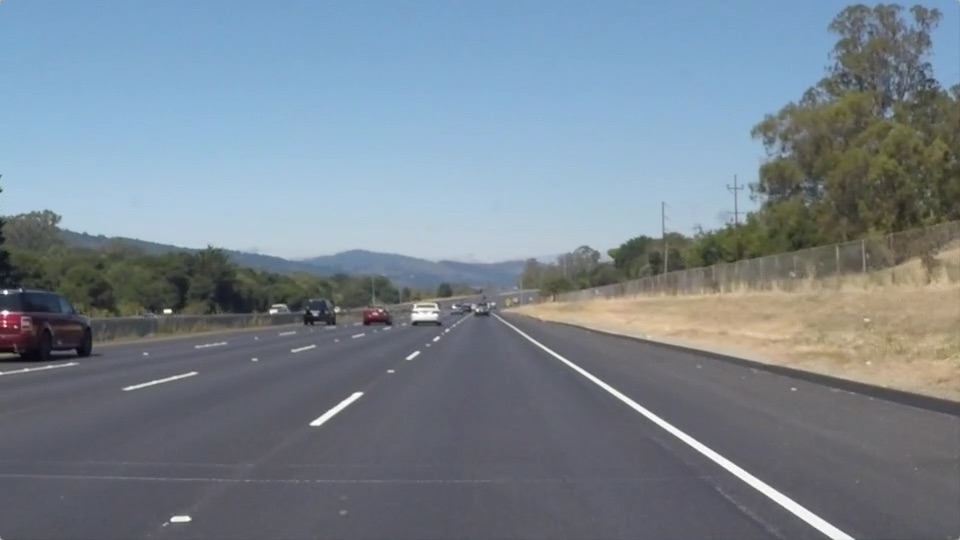
#> input picture project4/test_images/solidWhiteRight.jpg, 960 x 540 px, found by its file name
$ jupyter execute --allow-errors P1.ipynb   (shell and % lines are left out)
#> lines starting #> are read from the running program, lines starting #| are printed output that depends on the picture; after the words box and inside, x2 and y2 are one past the last pixel; in counts of white or black regions, pixels touching at a corner belong together
# **Finding Lane Lines on the Road**
***
In this project, you will use the tools you learned about in the lesson to identify lane lines on the road.  You can develop your pipeline on a series of individual images, and later apply the result to a video stream (really just a series of images). Check out the video clip "raw-lines-example.mp4" (also contained in this repository) to see what the output should look like after using the helper functions below.

Once you have a result that looks roughly like "raw-lines-example.mp4", you'll need to get creative and try to average and/or extrapolate the line segments you've detected to map out the full extent of the lane lines.  You can see an example of the result you're going for in the video "P1_example.mp4".  Ultimately, you would like to draw just one line for the left side of the lane, and one for the right.

---
Let's have a look at our first image called 'test_images/solidWhiteRight.jpg'.  Run the 2 cells below (hit Shift-Enter or the "play" button above) to display the image.

**Note** If, at any point, you encounter frozen display windows or other confounding issues, you can always start again with a clean slate by going to the "Kernel" menu above and selecting "Restart & Clear Output".

---

**The tools you have are color selection, region of interest selection, grayscaling, Gaussian smoothing, Canny Edge Detection and Hough Tranform line detection.  You  are also free to explore and try other techniques that were not presented in the lesson.  Your goal is piece together a pipeline to detect the line segments in the image, then average/extrapolate them and draw them onto the image for display (as below).  Once you have a working pipeline, try it out on the video stream below.**

---

<figure>

 <figcaption>
 <p></p>
 <p style="text-align: center;"> Your output should look something like this (above) after detecting line segments using the helper functions below </p>
 </figcaption>
</figure>
 <p></p>
<figure>

 <figcaption>
 <p></p>
 <p style="text-align: center;"> Your goal is to connect/average/extrapolate line segments to get output like this</p>
 </figcaption>
</figure>

[cell 1]
#importing some useful packages
import matplotlib.pyplot as plt
import matplotlib.image as mpimg
import numpy as np
import cv2

[cell 2]
#reading in an image
image = mpimg.imread('test_images/solidWhiteRight.jpg')
#> image is the input picture: shape (540, 960, 3); mean R, G, B 120.3, 132.6, 143.7
#printing out some stats and plotting
print('This image is:', type(image), 'with dimesions:', image.shape)
#| This image is: <class 'numpy.ndarray'> with dimesions: (540, 960, 3)
plt.imshow(image)  #call as plt.imshow(gray, cmap='gray') to show a grayscaled image

**Some OpenCV functions (beyond those introduced in the lesson) that might be useful for this project are:**

`cv2.inRange()` for color selection
`cv2.fillPoly()` for regions selection
`cv2.line()` to draw lines on an image given endpoints
`cv2.addWeighted()` to coadd / overlay two images
`cv2.cvtColor()` to grayscale or change color
`cv2.imwrite()` to output images to file
`cv2.bitwise_and()` to apply a mask to an image

**Check out the OpenCV documentation to learn about these and discover even more awesome functionality!**

Below are some helper functions to help get you started. They should look familiar from the lesson!

[cell 3]
import math

# [6 lines left out: function grayscale, not called in this run]

def canny(img, low_threshold, high_threshold):
    """Applies the Canny transform"""
    return cv2.Canny(img, low_threshold, high_threshold)

def gaussian_blur(img, kernel_size):
    """Applies a Gaussian Noise kernel"""
    return cv2.GaussianBlur(img, (kernel_size, kernel_size), 15)

def region_of_interest(img, vertices):
    """
    Applies an image mask.

    Only keeps the region of the image defined by the polygon
    formed from `vertices`. The rest of the image is set to black.
    """
    #defining a blank mask to start with
    mask = np.zeros_like(img)

    #defining a 3 channel or 1 channel color to fill the mask with depending on the input image
    if len(img.shape) > 2:
        channel_count = img.shape[2]  # i.e. 3 or 4 depending on your image
        ignore_mask_color = (255,) * channel_count
    else:
        ignore_mask_color = 255

    #filling pixels inside the polygon defined by "vertices" with the fill color
    cv2.fillPoly(mask, vertices, ignore_mask_color)

    #returning the image only where mask pixels are nonzero
    masked_image = cv2.bitwise_and(img, mask)
    return masked_image


def draw_lines(img, lines, color=[255, 0, 0], thickness=2):
    """
    NOTE: this is the function you might want to use as a starting point once you want to
    average/extrapolate the line segments you detect to map out the full
    extent of the lane (going from the result shown in raw-lines-example.mp4
    to that shown in P1_example.mp4).

    Think about things like separating line segments by their
    slope ((y2-y1)/(x2-x1)) to decide which segments are part of the left
    line vs. the right line.  Then, you can average the position of each of
    the lines and extrapolate to the top and bottom of the lane.

    This function draws `lines` with `color` and `thickness`.
    Lines are drawn on the image inplace (mutates the image).
    If you want to make the lines semi-transparent, think about combining
    this function with the weighted_img() function below
    """
    for line in lines:
        for x1,y1,x2,y2 in line:
            cv2.line(img, (x1, y1), (x2, y2), color, thickness)

# [10 lines left out: function hough_lines, not called in this run]

# Python 3 has support for cool math symbols.

def weighted_img(img, initial_img, α=0.8, β=1., λ=0.):
    """
    `img` is the output of the hough_lines(), An image with lines drawn on it.
    Should be a blank image (all black) with lines drawn on it.

    `initial_img` should be the image before any processing.

    The result image is computed as follows:

    initial_img * α + img * β + λ
    NOTE: initial_img and img must be the same shape!
    """
    return cv2.addWeighted(initial_img, α, img, β, λ)

## Test on Images

Now you should build your pipeline to work on the images in the directory "test_images"
**You should make sure your pipeline works well on these images before you try the videos.**

[cell 4]
import os
test_images_dir = "test_images"
os.listdir(test_images_dir)

run your solution on all test_images and make copies into the test_images directory).

[cell 5]
from scipy import stats
from collections import deque

buffer_size = 15
left_slopes = deque(maxlen=buffer_size)
left_intercepts = deque(maxlen=buffer_size)
right_slopes = deque(maxlen=buffer_size)
right_intercepts = deque(maxlen=buffer_size)

def reset_cache():
    for _ in range(buffer_size):
        left_slopes.append(0)
        left_intercepts.append(0)
        right_slopes.append(0)
        right_intercepts.append(0)

# my helper functions

def hacked_grayscale(img):
    copy_image = np.copy(img)

    # make darkish pixels gray - i combat shadows with this
    thresholds = (img[:,:,0] < 150) & \
                 (img[:,:,1] < 150) & \
                 (img[:,:,2] < 150)

    copy_image[thresholds] = [150, 150, 150]

    # accent bright pixels - i detect yellow lane on sunlight with this
    thresholds = img[:,:,0] > 220
    copy_image[thresholds] = [255, 0, 0]
    thresholds = img[:,:,1] > 220
    copy_image[thresholds] = [0, 255, 0]
    thresholds = img[:,:,2] > 220
    copy_image[thresholds] = [0, 0, 255]

    return cv2.cvtColor(copy_image, cv2.COLOR_BGR2GRAY)


def get_awesome_lines(lines, imshape, horizon_offset):
    """""

    lines - output of cv2.HoughLinesP
    imshape - originalimage shape
    horizon_offset - y-coordinate where lane lanes approximately end

    Assumptions:
     - left lane segments will have positive slope
     - right lane segments will have negative slopes

    What we do:
     - cluster line segments by slope sign
     - fit linear regression to each cluster
     - smooth with historic data from previous frames
    """

    horizon_offset -= 15

    slope_clusters, point_clusters = sign_slope_clustering(lines, imshape)

    slope_left, intercept_left, _, _, _ = stats.linregress([p[0] for p in point_clusters[-1]],
                                                           [p[1] for p in point_clusters[-1]])

    left_slopes.append(slope_left)
    left_intercepts.append(intercept_left)

    slope_left = np.mean([x for x in left_slopes if x != 0])
    intercept_left = np.mean([x for x in left_intercepts if x != 0])

    left_y_bottom = imshape[0] - 1
    left_x_bottom = int((left_y_bottom - intercept_left) / slope_left)
    left_y_top = horizon_offset
    left_x_top = int((left_y_top - intercept_left) / slope_left)

    slope_right, intercept_right, _, _, _ = stats.linregress([p[0] for p in point_clusters[1]],
                                                             [p[1] for p in point_clusters[1]])

    right_slopes.append(slope_right)
    right_intercepts.append(intercept_right)

    slope_right = np.mean([x for x in right_slopes if x != 0])
    intercept_right = np.mean([x for x in right_intercepts if x != 0])

    right_y_bottom = imshape[0] - 1
    right_x_bottom = int((right_y_bottom - intercept_right) / slope_right)
    right_y_top = horizon_offset
    right_x_top = int((right_y_top - intercept_right) / slope_right)

    return [[[left_x_bottom, left_y_bottom, left_x_top, left_y_top]],
            [[right_x_bottom, right_y_bottom, right_x_top, right_y_top]]]


def sign_slope_clustering(lines, imshape):

    slope_clusters = { 1 : [],
                      -1 : []}

    point_clusters = { 1 : [],
                      -1 : []}

    for line in lines:
        x1, y1, x2, y2 = line[0]

        if x1 > x2:
            x1, y1, x2, y2 = x2, y2, x1, y1

        if (x1 == x2) or (y1 == y2):
            continue

        slope = (y2 - y1) / (x2 - x1)
        slope_sign = np.sign(slope)

        # remove anomalous slopes
        if (slope_sign == 1 and (x1 < imshape[1] // 2 or x2 < imshape[1] // 2)) or \
           (slope_sign == -1 and (x1 > imshape[1] // 2 or x2 > imshape[1] // 2)) or \
           not (0.5 < abs(slope) < 0.9):
            continue

        slope_clusters[slope_sign].append(slope)

        point_clusters[slope_sign].append((x1, y1))
        point_clusters[slope_sign].append((x2, y2))

    return slope_clusters, point_clusters

[cell 6]
def get_lane_lines(img):
    """
    Returns img with lane lines highlited as red.
    """

    imshape = img.shape

    # gaussian denoising

    img_gauss = gaussian_blur(img, 5)

    # grayscale

    img_gray = hacked_grayscale(img_gauss)

    # canny

    img_canny = canny(img_gray, 50, 150)

    # get region of interest

    bottom_x_offset = 55
    middle_y_offset = 75
    middle_x_range = 70

    vertices = np.array([[(bottom_x_offset                , imshape[0] - 1),
                          (imshape[1] // 2 - middle_x_range, imshape[0] // 2 + middle_y_offset),
                          (imshape[1] // 2 + middle_x_range, imshape[0] // 2 + middle_y_offset),
                          (imshape[1] - bottom_x_offset   , imshape[0] - 1)]],
                        dtype=np.int32)

    img_region = region_of_interest(img_canny, vertices)

    # hough transform

    rho = 2             # distance resolution in pixels of the Hough grid
    theta = np.pi / 180 # angular resolution in radians of the Hough grid
    threshold = 15      # minimum number of votes (intersections in Hough grid cell)
    min_line_len = 15   # minimum number of pixels making up a line
    max_line_gap = 30   # maximum gap in pixels between connectable line segments

    lines = cv2.HoughLinesP(img_region,
                            rho,
                            theta,
                            threshold,
                            np.array([]),
                            minLineLength=min_line_len,
                            maxLineGap=max_line_gap)

    # cluster line segments

    lines = get_awesome_lines(lines, imshape, imshape[0] // 2 + middle_y_offset)

    # get line image

    line_img = np.zeros((*img_region.shape, 3), dtype=np.uint8)
    draw_lines(line_img, lines, thickness=10)

    # result!

    return weighted_img(line_img, img)

[cell 7]
from PIL import Image
def save_image(img_array, filename):
    im = Image.fromarray(img_array)
    im.save(filename)

[cell 8]
for image_file in os.listdir(test_images_dir):
    reset_cache()
    name = image_file.partition('.')[0]
    image = mpimg.imread(os.path.join(test_images_dir, image_file))
    image_with_lane_lines = get_lane_lines(image)
#> in hacked_grayscale, `thresholds = (img[:,:,0] < 150) & \ (img[:,:,1] < 150) & \ (img[:,:,2]..`:
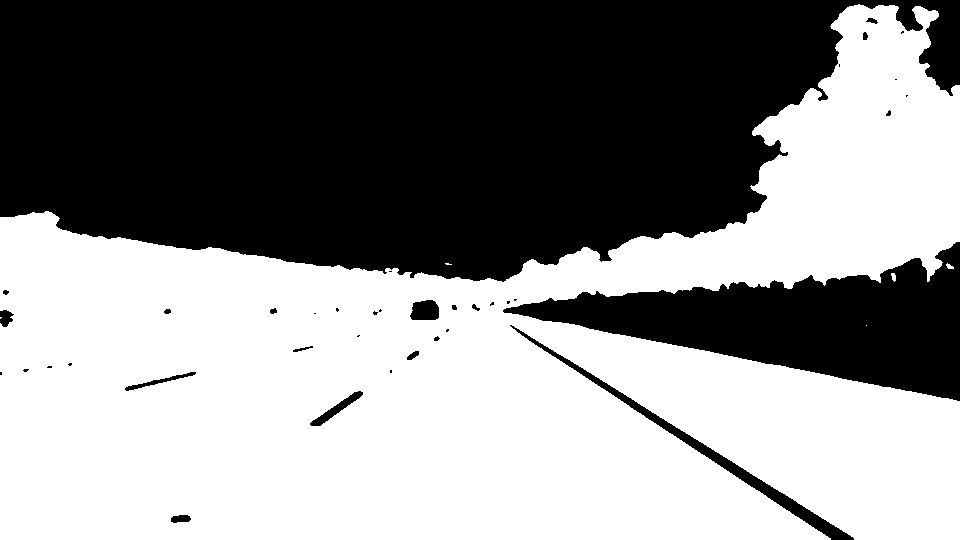
#> thresholds: shape (540, 960) bool; 53.8% white; 38 black regions (19 under 20 px), largest, box (x1, y1, x2, y2) and area: (0, 0, 960, 282) 201896, (503, 242, 960, 401) 32580, (510, 325, 854, 540) 3237
#> in hacked_grayscale, `thresholds = img[:,:,0] > 220`:
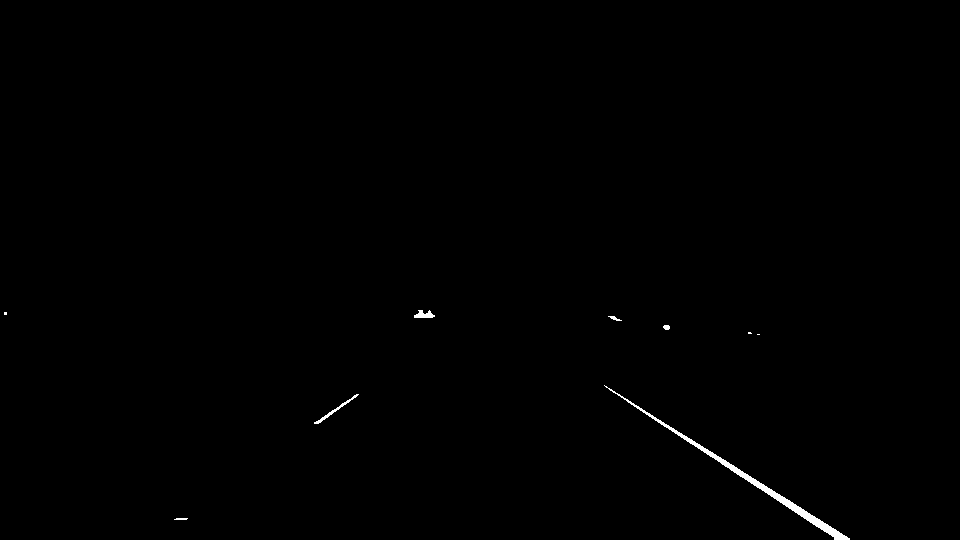
#> thresholds: shape (540, 960) bool; 0.34% white; 9 white regions (3 under 20 px), largest, box (x1, y1, x2, y2) and area: (604, 385, 850, 540) 1387, (314, 394, 359, 424) 140, (414, 310, 435, 318) 110, (608, 316, 622, 321) 32, (663, 325, 670, 330) 29, (174, 518, 188, 520) 25
#> in hacked_grayscale, `copy_image[thresholds] = [0, 255, 0]`:
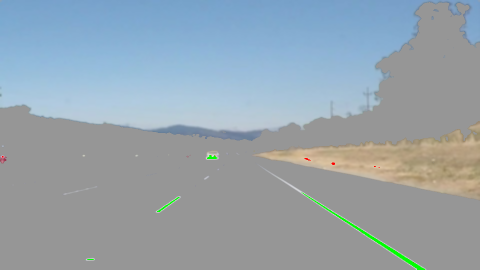
#> copy_image: shape (540, 960, 3) (shown at 1/2 size); mean R, G, B 150.4, 163.3, 172.1
#> in hacked_grayscale, `thresholds = img[:,:,2] > 220`:
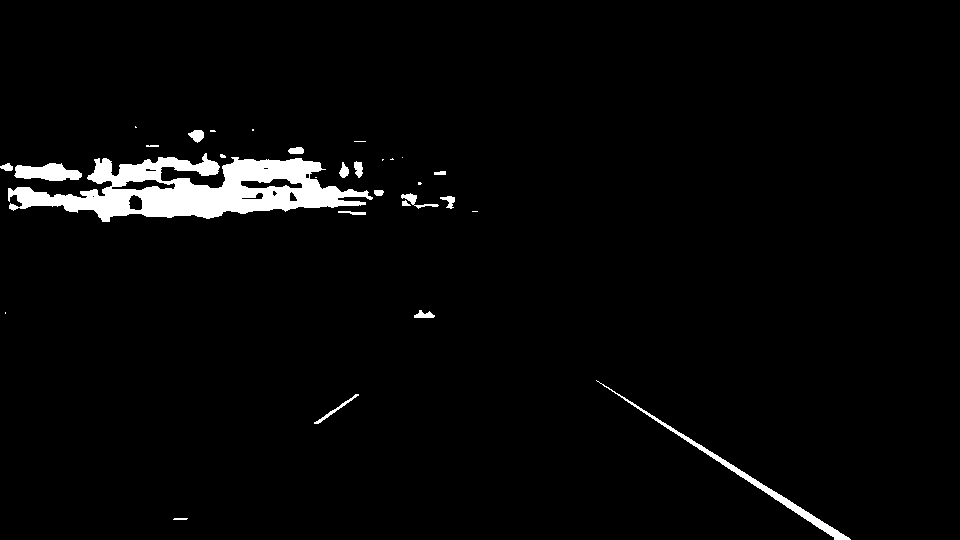
#> thresholds: shape (540, 960) bool; 3% white; 30 white regions (12 under 20 px), largest, box (x1, y1, x2, y2) and area: (8, 153, 373, 222) 12060, (596, 380, 851, 540) 1430, (14, 163, 82, 181) 840
#> in hacked_grayscale, `copy_image[thresholds] = [0, 0, 255]`:
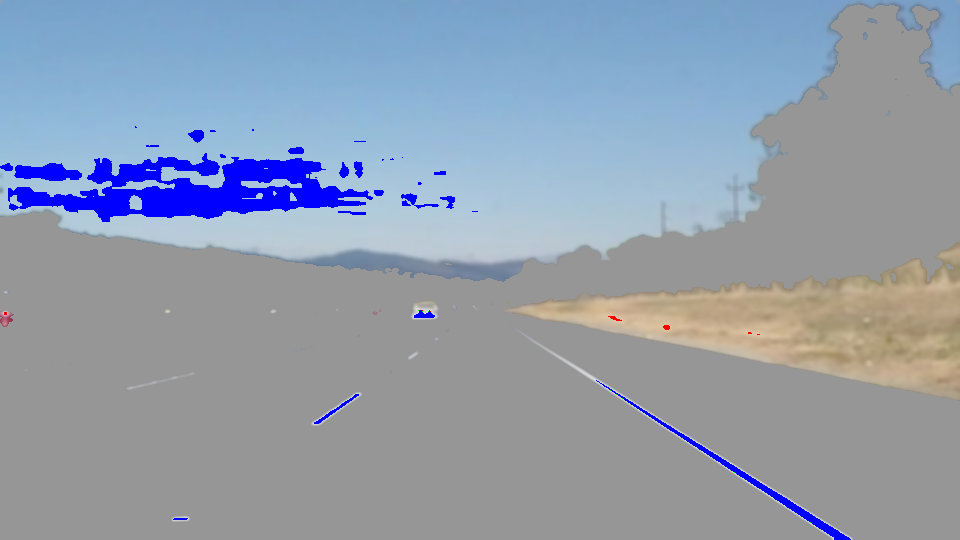
#> copy_image: shape (540, 960, 3); 3.03% of pixels changed, all inside (x1, y1, x2, y2) = (0, 126, 851, 540)
#> in hacked_grayscale, `return cv2.cvtColor(copy_image, cv2.COLOR_BGR2GRAY)`:
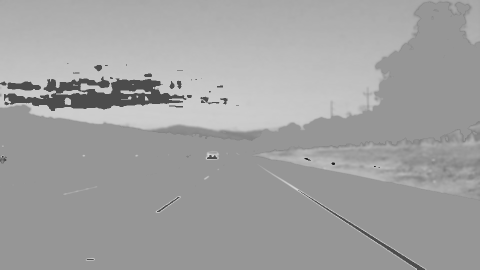
#> returned value: shape (540, 960) (shown at 1/2 size); min 29, max 220, mean 160.8
#> in canny, `return cv2.Canny(img, low_threshold, high_threshold)`:
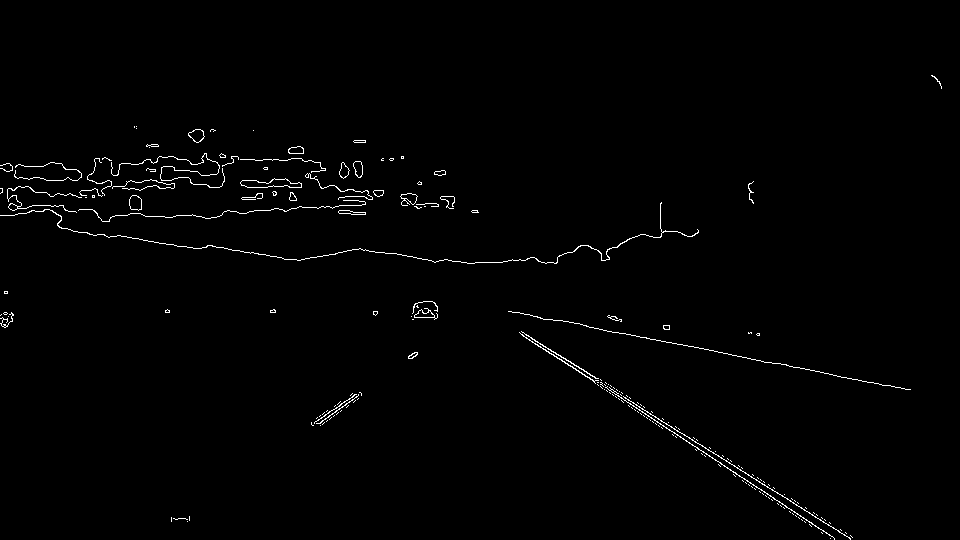
#> returned value: shape (540, 960); 1% white in thin lines or dots, all inside (x1, y1, x2, y2) = (0, 75, 942, 540)
#> (the rest of the program and of its run is left out)
